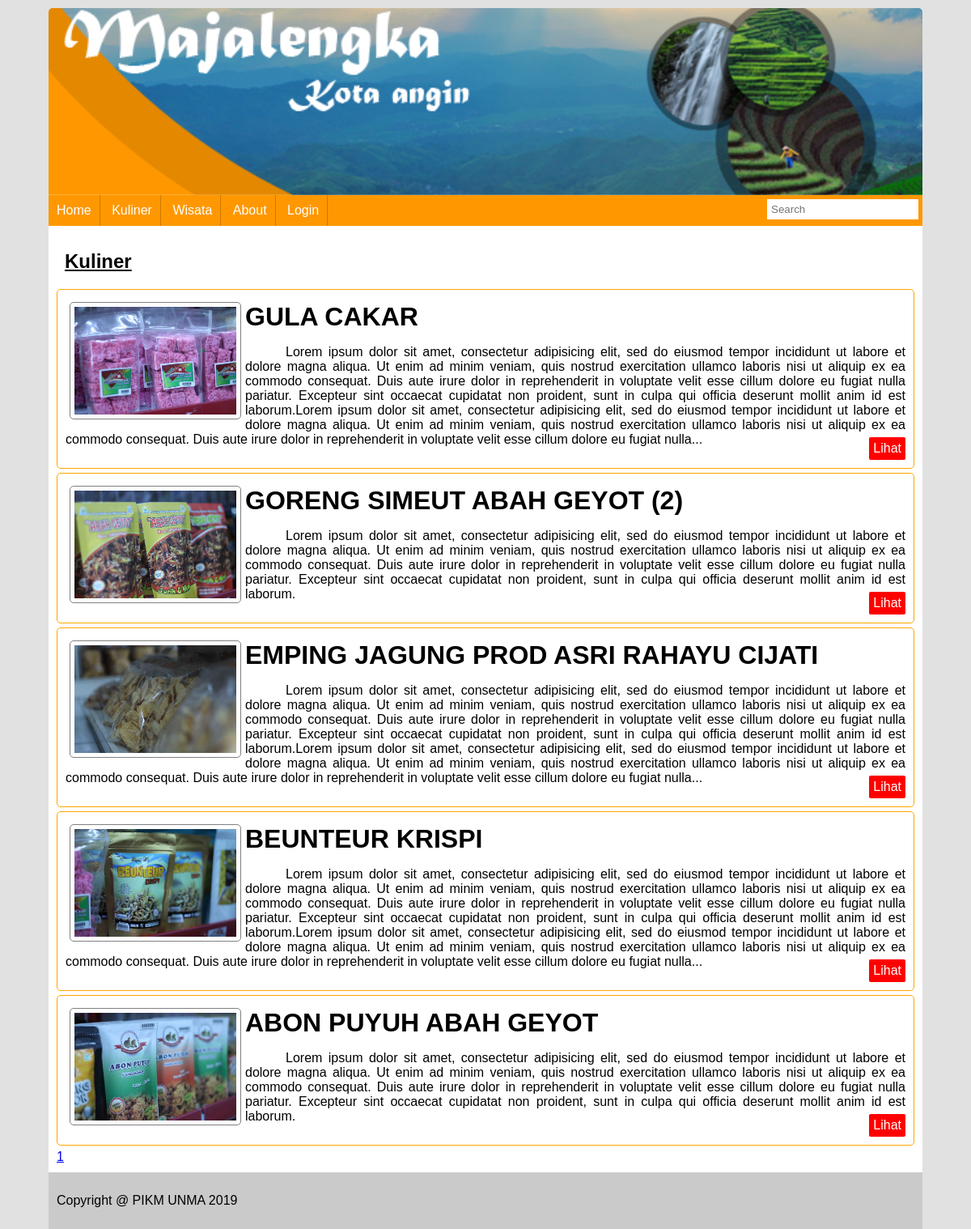
Screenshot of /index.php?menu=kuliner with the database file from the repository.
### tables this page shows
CREATE TABLE `kuliner` (
  `id_kuliner` int(11) NOT NULL,
  `nama_kuliner` varchar(50) NOT NULL,
  `deskripsi` text NOT NULL,
  `gambar` text NOT NULL,
  `id_user` int(11) NOT NULL
);

### kuliner.php (the view, shortened to what this page needs)
<?php
if(!empty($_GET['id_kuliner'])){
	$id_kuliner=$_GET['id_kuliner'];
	$sql = mysql_query("SELECT * FROM kuliner WHERE id_kuliner='$id_kuliner'");
	$hasil = mysql_fetch_array($sql);
	?>
	<div class="content-detail">
		<h2><?php echo $hasil['nama_kuliner'] ?></h2>
		<img src="gambar/<?php echo $hasil['gambar'] ?>" width="500" >
		<p>
			<?php echo $hasil['deskripsi'] ?>
		</p>
	</div>
	<?php
}else{
?>
<h2>Kuliner</h2>
<?php
	$perhal = 10;
	if(!empty($_GET['page'])){
		$page = $_GET['page'];
	}else{
		$page = 1;
	}
	$start = ($page-1)*$perhal;
	$sql = mysql_query("SELECT * FROM kuliner INNER JOIN user ON user.id_user=kuliner.id_user ORDER BY id_kuliner DESC LIMIT $start,$perhal");
	while ($hasil = mysql_fetch_array($sql)) {
?>
<div class="isi-content">
	<img src="gambar/<?php echo $hasil['gambar'] ?>" alt="gambar kuliner" width="200">
	<h1><?php echo $hasil['nama_kuliner'] ?></h1>
	<p>
		<?php
		if(strlen($hasil['deskripsi'])>800){
			echo substr($hasil['deskripsi'], 0,780)."...";
		}else{
			echo $hasil['deskripsi'];
		}
		?>
	</p>
	<a href="index.php?menu=kuliner&id_kuliner=<?php echo $hasil['id_kuliner'] ?>">Lihat</a>
</div>
<?php
}
	$sql2 = mysql_query("SELECT * FROM kuliner INNER JOIN user ON user.id_user=kuliner.id_user ORDER BY id_kuliner DESC");
	$jumlah = mysql_num_rows($sql2);
	$halaman = ceil($jumlah/$perhal);
	for ($i=1; $i <= $halaman; $i++) {
		?>
		<a href="index.php?menu=kuliner&page=<?php echo $i ?>"><?php echo $i ?></a>
		<?php
	}
?>
<?php } ?>

### style.css (style rules this page uses)
body { margin: 0px; padding: 0px; background-color: #dddddddd; font-family: arial; }
.content h2 { margin-left: 10px; text-decoration: underline; }
.content p { text-indent: 50px; text-align: justify; }
.isi-content { padding: 10px; border: 1px solid orange; position: relative; border-radius: 5px; margin-bottom: 5px; }
.isi-content img { float: left; border: 1px solid gray; border-radius: 5px; padding: 5px; margin: 5px; }
.isi-content h1 { margin: 5px; }
.isi-content a { right: 10px; bottom: 10px; position: absolute; text-decoration: none; display: inline-block; background-color: red; padding: 5px; color: white; border-radius: 2px; }
.isi-content p { text-indent: 50px; text-align: justify; }

### rows the page displays
kuliner: gambar (picture), nama_kuliner "GULA CAKAR", deskripsi "Lorem ipsum dolor sit amet, consectetur adipisicing elit, sed do eiusmod tempor incididunt ut labore et dolore magna aliqua. Ut enim ad minim veniam, quis nostrud exercitation ullamco laboris nisi ut aliquip ex ea commodo consequat. Duis aute irure dolor in reprehenderit in voluptate velit esse cillum dolore eu fugiat nulla pariatur. Excepteur sint occaecat cupidatat non proident, sunt in culpa qui officia deserunt mollit anim id est laborum.Lorem ipsum dolor sit amet, consectetur adipisicing elit, sed do eiusmod tempor incididunt ut labore et dolore magna aliqua. Ut enim ad minim veniam, quis nostrud exercitation ullamco laboris nisi ut aliquip ex ea commodo consequat. Duis aute irure…"
kuliner: gambar (picture), nama_kuliner "GORENG SIMEUT ABAH GEYOT (2)", deskripsi "Lorem ipsum dolor sit amet, consectetur adipisicing elit, sed do eiusmod tempor incididunt ut labore et dolore magna aliqua. Ut enim ad minim veniam, quis nostrud exercitation ullamco laboris nisi ut aliquip ex ea commodo consequat. Duis aute irure dolor in reprehenderit in voluptate velit esse cillum dolore eu fugiat nulla pariatur. Excepteur sint occaecat cupidatat non proident, sunt in culpa qui officia deserunt mollit anim id est laborum."
kuliner: gambar (picture), nama_kuliner "EMPING JAGUNG PROD ASRI RAHAYU CIJATI", deskripsi "Lorem ipsum dolor sit amet, consectetur adipisicing elit, sed do eiusmod tempor incididunt ut labore et dolore magna aliqua. Ut enim ad minim veniam, quis nostrud exercitation ullamco laboris nisi ut aliquip ex ea commodo consequat. Duis aute irure dolor in reprehenderit in voluptate velit esse cillum dolore eu fugiat nulla pariatur. Excepteur sint occaecat cupidatat non proident, sunt in culpa qui officia deserunt mollit anim id est laborum.Lorem ipsum dolor sit amet, consectetur adipisicing elit, sed do eiusmod tempor incididunt ut labore et dolore magna aliqua. Ut enim ad minim veniam, quis nostrud exercitation ullamco laboris nisi ut aliquip ex ea commodo consequat. Duis aute irure…"
kuliner: gambar (picture), nama_kuliner "BEUNTEUR KRISPI", deskripsi "Lorem ipsum dolor sit amet, consectetur adipisicing elit, sed do eiusmod tempor incididunt ut labore et dolore magna aliqua. Ut enim ad minim veniam, quis nostrud exercitation ullamco laboris nisi ut aliquip ex ea commodo consequat. Duis aute irure dolor in reprehenderit in voluptate velit esse cillum dolore eu fugiat nulla pariatur. Excepteur sint occaecat cupidatat non proident, sunt in culpa qui officia deserunt mollit anim id est laborum.Lorem ipsum dolor sit amet, consectetur adipisicing elit, sed do eiusmod tempor incididunt ut labore et dolore magna aliqua. Ut enim ad minim veniam, quis nostrud exercitation ullamco laboris nisi ut aliquip ex ea commodo consequat. Duis aute irure…"
kuliner: gambar (picture), nama_kuliner "ABON PUYUH ABAH GEYOT", deskripsi "Lorem ipsum dolor sit amet, consectetur adipisicing elit, sed do eiusmod tempor incididunt ut labore et dolore magna aliqua. Ut enim ad minim veniam, quis nostrud exercitation ullamco laboris nisi ut aliquip ex ea commodo consequat. Duis aute irure dolor in reprehenderit in voluptate velit esse cillum dolore eu fugiat nulla pariatur. Excepteur sint occaecat cupidatat non proident, sunt in culpa qui officia deserunt mollit anim id est laborum."
